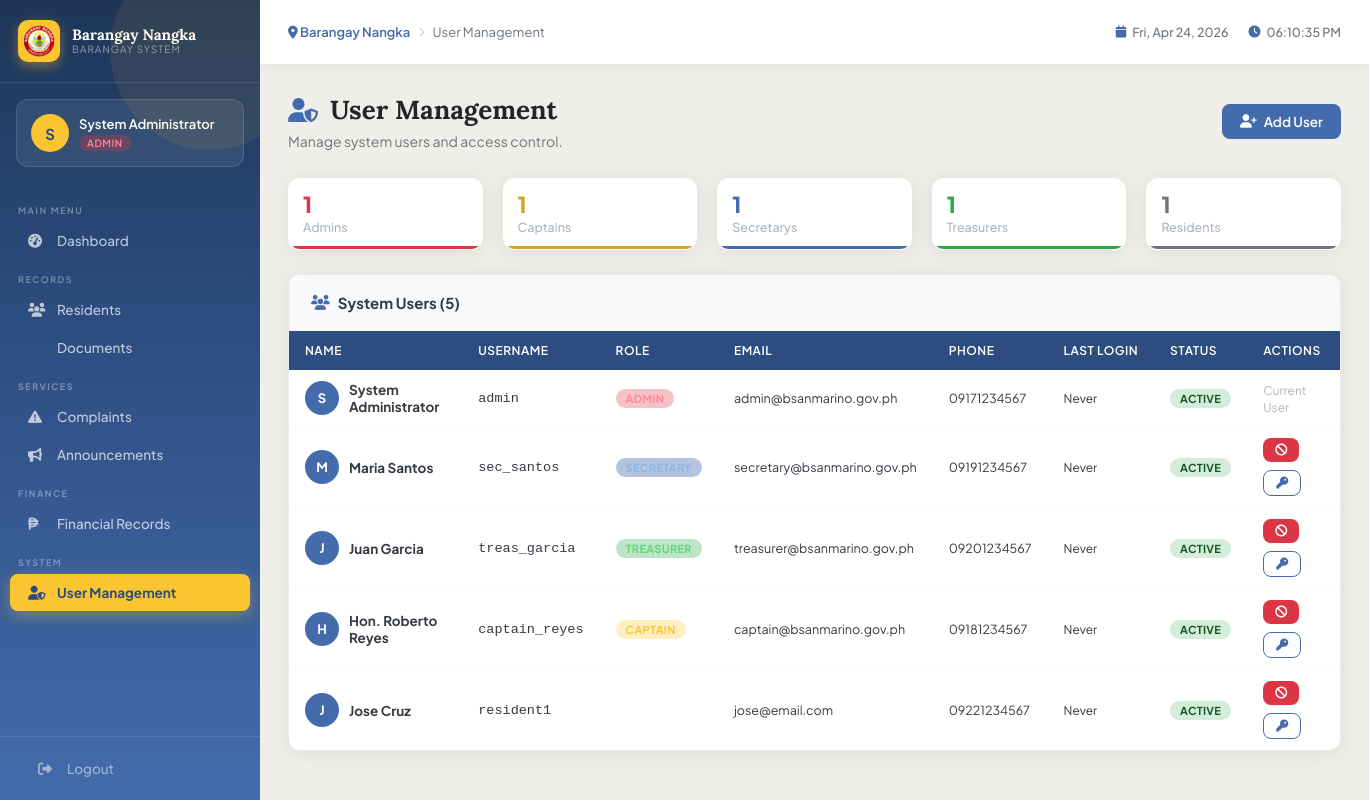
The app's page /modules/users/index.php (signed in) with its own data.
### tables this page shows
CREATE TABLE users (
    id INT AUTO_INCREMENT PRIMARY KEY,
    username VARCHAR(50) UNIQUE NOT NULL,
    password VARCHAR(255) NOT NULL,
    full_name VARCHAR(100) NOT NULL,
    role ENUM('admin','secretary','treasurer','captain','resident') NOT NULL DEFAULT 'resident',
    email VARCHAR(100),
    phone VARCHAR(20),
    resident_id INT NULL,
    is_active TINYINT(1) DEFAULT 1,
    last_login DATETIME,
    created_at TIMESTAMP DEFAULT CURRENT_TIMESTAMP
);

### modules/users/index.php (the view, shortened to what this page needs)
<?php
require_once '../../includes/config.php';
$users = $pdo->query("SELECT * FROM users ORDER BY role, full_name")->fetchAll();
include '../../includes/header.php';
?>
<div class="page-header flex-between">
    <div>
        <h1><i class="fas fa-user-shield"></i> User Management</h1>
        <p>Manage system users and access control.</p>
    </div>
    <button onclick="openModal('addUserModal')" class="btn btn-primary"><i class="fas fa-user-plus"></i> Add User</button>
</div>
<div class="stats-grid" style="grid-template-columns:repeat(5,1fr);margin-bottom:24px;">
<?php
$roles = ['admin','captain','secretary','treasurer','resident'];
$roleColors = ['admin'=>['#dc3545','#fff5f5'],'captain'=>['#d4a520','#fffdf0'],'secretary'=>['#446CAC','#e8eef7'],'treasurer'=>['#28a745','#f0fff4'],'resident'=>['#6c757d','#f0f0f0']];
foreach ($roles as $r):
    $cnt = $pdo->prepare("SELECT COUNT(*) FROM users WHERE role=?");
    $cnt->execute([$r]);
?>
<div class="stat-card" style="--card-color:<?= $roleColors[$r][0] ?>;--card-bg:<?= $roleColors[$r][1] ?>;padding:14px;">
    <div class="stat-info">
        <div class="stat-value" style="font-size:22px;color:<?= $roleColors[$r][0] ?>;"><?= $cnt->fetchColumn() ?></div>
        <div class="stat-label"><?= ucfirst($r) ?><?= $r==='admin'?'s':'s' ?></div>
    </div>
</div>
<?php endforeach; ?>
</div>
<div class="card">
    <div class="card-header">
        <h3><i class="fas fa-users"></i> System Users (<?= count($users) ?>)</h3>
    </div>
    <div class="card-body" style="padding:0;">
        <div class="table-wrap">
            <table class="data-table">
                <thead>
                    <tr>
                        <th>Name</th>
                        <th>Username</th>
                        <th>Role</th>
                        <th>Email</th>
                        <th>Phone</th>
                        <th>Last Login</th>
                        <th>Status</th>
                        <th>Actions</th>
                    </tr>
                </thead>
                <tbody>
                    <?php foreach ($users as $u): ?>
                    <tr>
                        <td>
                            <div style="display:flex;align-items:center;gap:10px;">
                                <div style="width:34px;height:34px;background:var(--blue);border-radius:50%;display:flex;align-items:center;justify-content:center;color:white;font-weight:700;font-size:13px;flex-shrink:0;">
                                    <?= strtoupper(substr($u['full_name'],0,1)) ?>
                                </div>
                                <strong><?= htmlspecialchars($u['full_name']) ?></strong>
                            </div>
                        </td>
                        <td style="font-family:monospace;"><?= htmlspecialchars($u['username']) ?></td>
                        <td><span class="badge badge-<?= $u['role'] ?>"><?= ucfirst($u['role']) ?></span></td>
                        <td style="font-size:12.5px;"><?= htmlspecialchars($u['email'] ?: '—') ?></td>
                        <td style="font-size:12.5px;"><?= htmlspecialchars($u['phone'] ?: '—') ?></td>
                        <td style="font-size:12px;"><?= $u['last_login'] ? date('M d, Y H:i', strtotime($u['last_login'])) : 'Never' ?></td>
                        <td>
                            <span class="badge <?= $u['is_active'] ? 'badge-approved' : 'badge-rejected' ?>">
                                <?= $u['is_active'] ? 'Active' : 'Inactive' ?>
                            </span>
                        </td>
                        <td>
                            <?php if ($u['id'] !== $_SESSION['user_id']): ?>
                            <div class="btn-group">
                                <form method="POST" style="display:inline;">
                                    <button type="submit" class="btn btn-sm <?= $u['is_active'] ? 'btn-danger' : 'btn-success' ?>">
                                        <i class="fas fa-<?= $u['is_active'] ? 'ban' : 'check' ?>"></i>
                                    </button>
                                </form>
                                <form method="POST" style="display:inline;">
                                    <button type="submit" class="btn btn-sm btn-outline" onclick="return confirm('Reset password to default?')">
                                        <i class="fas fa-key"></i>
                                    </button>
                                </form>
                            </div>
                            <?php else: ?>
                            <span style="font-size:12px;color:var(--gray-500);">Current User</span>
                            <?php endif; ?>
                        </td>
                    </tr>
                    <?php endforeach; ?>
                </tbody>
            </table>
        </div>
    </div>
</div>
<?php include '../../includes/footer.php'; ?>

### assets/css/main.css (style rules this page uses)
:root { --blue: #446CAC; --blue-dark: #2d4d80; --blue-light: #6b90c9; --blue-faint: #e8eef7; --gold: #FBC531; --gold-dark: #d4a520; --gold-light: #fdd366; --cloud: #F0EEE9; --cloud-dark: #e0ddd5; --white: #ffffff; --gray-100: #f8f9fa; --gray-200: #e9ecef; --gray-300: #dee2e6; --gray-400: #ced4da; --gray-500: #adb5bd; --gray-600: #6c757d; --gray-700: #495057; --gray-800: #343a40; --gray-900: #212529; --success: #28a745; --danger: #dc3545; --warning: #ffc107; --info: #17a2b8; --sidebar-width: 260px; --topbar-height: 65px; --radius: 12px; --radius-sm: 8px; --shadow: 0 2px 20px rgba(0,0,0,0.08); --shadow-md: 0 4px 30px rgba(0,0,0,0.12); --transition: all 0.25s cubic-bezier(0.4,0,0.2,1); }
* { margin: 0; padding: 0; box-sizing: border-box; }
html { font-size: 15px; }
body { font-family: 'Plus Jakarta Sans', sans-serif; background: var(--cloud); color: var(--gray-800); display: flex; min-height: 100vh; overflow-x: hidden; }
.badge-admin { background: rgba(220,53,69,0.3); color: #ff8894; }
.badge-captain { background: rgba(251,197,49,0.3); color: var(--gold); }
.badge-secretary { background: rgba(68,108,172,0.4); color: #8fb3e8; }
.badge-treasurer { background: rgba(40,167,69,0.3); color: #5dd879; }
.badge-resident { background: rgba(255,255,255,0.15); color: rgba(255,255,255,0.7); }
.page-header { margin-bottom: 28px; }
.page-header h1 { font-family: 'Lora', serif; font-size: 26px; font-weight: 700; color: var(--gray-900); display: flex; align-items: center; gap: 12px; }
.page-header h1 i { color: var(--blue); font-size: 24px; }
.page-header p { margin-top: 6px; color: var(--gray-600); font-size: 14px; }
.stats-grid { display: grid; grid-template-columns: repeat(auto-fit, minmax(220px, 1fr)); gap: 20px; margin-bottom: 28px; }
.stat-card { background: white; border-radius: var(--radius); padding: 22px; box-shadow: var(--shadow); display: flex; align-items: center; gap: 18px; transition: var(--transition); border: 1px solid transparent; position: relative; overflow: hidden; }
.stat-card::after { content: ''; position: absolute; bottom: 0; left: 0; right: 0; height: 3px; background: var(--card-color, var(--blue)); }
.stat-info .stat-value { font-size: 28px; font-weight: 800; color: var(--gray-900); line-height: 1; }
.stat-info .stat-label { font-size: 12.5px; color: var(--gray-500); margin-top: 4px; font-weight: 500; }
.card { background: white; border-radius: var(--radius); box-shadow: var(--shadow); overflow: hidden; border: 1px solid var(--gray-200); }
.card-header { padding: 18px 22px; border-bottom: 1px solid var(--gray-100); display: flex; align-items: center; justify-content: space-between; background: var(--gray-100); }
.card-header h3 { font-size: 15px; font-weight: 700; color: var(--gray-800); display: flex; align-items: center; gap: 8px; }
.card-header h3 i { color: var(--blue); }
.card-body { padding: 22px; }
.table-wrap { overflow-x: auto; }
table.data-table { width: 100%; border-collapse: collapse; font-size: 13.5px; }
table.data-table th { background: var(--blue-dark); color: white; padding: 12px 16px; text-align: left; font-weight: 600; font-size: 12px; text-transform: uppercase; letter-spacing: 0.5px; white-space: nowrap; }
table.data-table td { padding: 11px 16px; border-bottom: 1px solid var(--gray-100); vertical-align: middle; }
table.data-table tr:last-child td { border-bottom: none; }
.badge { display: inline-flex; align-items: center; gap: 4px; padding: 3px 10px; border-radius: 20px; font-size: 11px; font-weight: 700; text-transform: uppercase; letter-spacing: 0.3px; }
.badge-approved { background: #d4edda; color: #155724; }
.btn { display: inline-flex; align-items: center; gap: 7px; padding: 9px 18px; border-radius: var(--radius-sm); font-family: inherit; font-size: 13.5px; font-weight: 600; cursor: pointer; border: none; transition: var(--transition); text-decoration: none; white-space: nowrap; }
.btn-primary { background: var(--blue); color: white; }
.btn-danger { background: var(--danger); color: white; }
.btn-outline { background: transparent; border: 1.5px solid var(--blue); color: var(--blue); }
.btn-sm { padding: 6px 12px; font-size: 12px; }
.btn-group { display: flex; gap: 8px; flex-wrap: wrap; }
.flex-between { display: flex; align-items: center; justify-content: space-between; }

### records on screen
users: full_name "S", full_name "System Administrator", username "admin", role "ADMIN", email "admin@bsanmarino.gov.ph", phone "09171234567", shows "Never", is_active "ACTIVE", shows "Current User"
users: full_name "M", full_name "Maria Santos", username "sec_santos", role "SECRETARY", email "secretary@bsanmarino.gov.ph", phone "09191234567", shows "Never", is_active "ACTIVE"
users: full_name "J", full_name "Juan Garcia", username "treas_garcia", role "TREASURER", email "treasurer@bsanmarino.gov.ph", phone "09201234567", shows "Never", is_active "ACTIVE"
users: full_name "H", full_name "Hon. Roberto Reyes", username "captain_reyes", role "CAPTAIN", email "captain@bsanmarino.gov.ph", phone "09181234567", shows "Never", is_active "ACTIVE"
users: full_name "J", full_name "Jose Cruz", username "resident1", email "jose@email.com", phone "09221234567", shows "Never", is_active "ACTIVE"

### other values on screen
substr($_SESSION['full_name'] ?? 'A', 0, 1) "S"
$_SESSION['full_name'] "System Administrator"
$_SESSION['role'] "ADMIN"
$page_title "User Management"
$cnt->fetchColumn() "1"
$r "Admin"
$r "Captain"
$r "Secretary"
$r "Treasurer"
$r "Resident"
count($users) "5"
